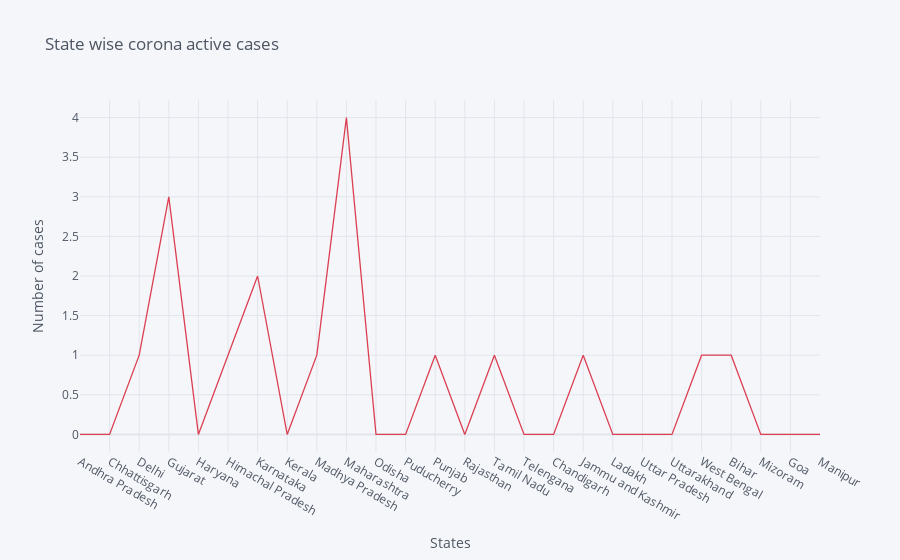

Write notebook code for a chart like this one.
### Code cell
#scatter plot total deaths state wise
df.iplot(kind="scatter",x='Name of State / UT' ,
         y='Death',title='State wise corona active cases',
         xTitle='States',yTitle='Number of cases',colors='red')

### Figure 1 — Plotly figure (JSON) as saved in the notebook; plotly's stock layout.template omitted (floating-point values rounded to 4 significant figures)
{"data": [{"line": {"color": "rgba(219, 64, 82, 1.0)", "dash": "solid", "shape": "linear", "width": 1.3}, "mode": "lines", "name": "Death", "text": "", "type": "scatter", "x": ["Andhra Pradesh", "Chhattisgarh", "Delhi", "Gujarat", "Haryana", "Himachal Pradesh", "Karnataka", "Kerala", "Madhya Pradesh", "Maharashtra", "Odisha", "Puducherry", "Punjab", "Rajasthan", "Tamil Nadu", "Telengana", "Chandigarh", "Jammu and Kashmir", "Ladakh", "Uttar Pradesh", "Uttarakhand", "West Bengal", "Bihar", "Mizoram", "Goa", "Manipur"], "y": [0, 0, 1, 3, 0, 1, 2, 0, 1, 4, 0, 0, 1, 0, 1, 0, 0, 1, 0, 0, 0, 1, 1, 0, 0, 0]}], "layout": {"legend": {"bgcolor": "#F5F6F9", "font": {"color": "#4D5663"}}, "paper_bgcolor": "#F5F6F9", "plot_bgcolor": "#F5F6F9", "title": {"font": {"color": "#4D5663"}, "text": "State wise corona active cases"}, "xaxis": {"gridcolor": "#E1E5ED", "showgrid": true, "tickfont": {"color": "#4D5663"}, "title": {"font": {"color": "#4D5663"}, "text": "States"}, "zerolinecolor": "#E1E5ED"}, "yaxis": {"gridcolor": "#E1E5ED", "showgrid": true, "tickfont": {"color": "#4D5663"}, "title": {"font": {"color": "#4D5663"}, "text": "Number of cases"}, "zerolinecolor": "#E1E5ED"}}}
